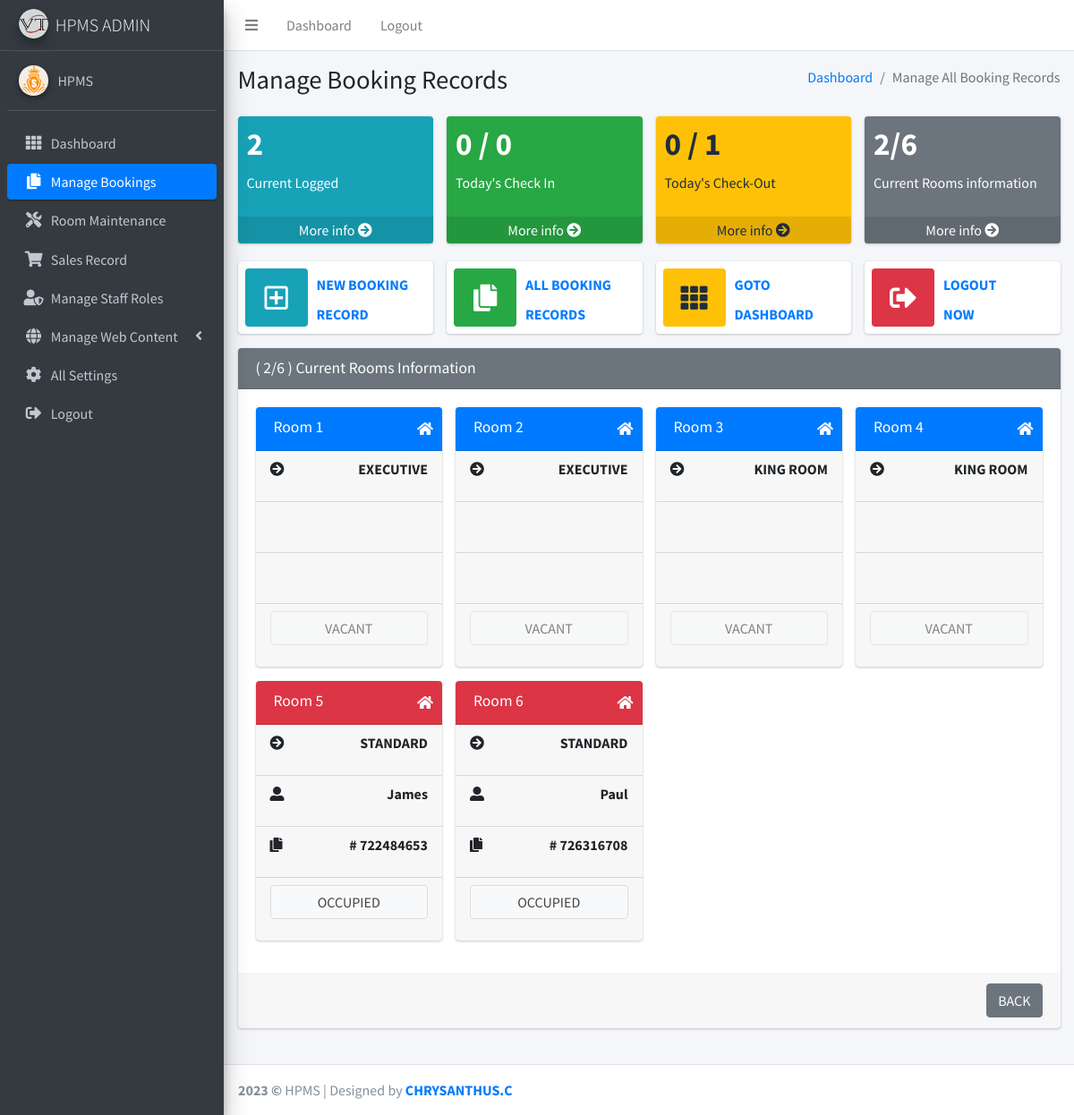
Screenshot of /admin06/manage_bookings_sort_rooms_status.php (signed in) with the database file from the repository.
### tables this page shows
CREATE TABLE `hotel_rooms` (
  `id` bigint(50) NOT NULL,
  `room_number` text NOT NULL,
  `room_class_id` int(11) NOT NULL,
  `current_state` text NOT NULL
);

CREATE TABLE `room_class` (
  `id` bigint(50) NOT NULL,
  `class_name` text NOT NULL,
  `class_description` text NOT NULL,
  `room_features_1` text NOT NULL,
  `room_features_2` text NOT NULL,
  `room_features_3` text NOT NULL,
  `weekday_price` text NOT NULL,
  `weekend_price` text NOT NULL
);

CREATE TABLE `bookings` (
  `id` bigint(50) NOT NULL,
  `guest_full_name` text NOT NULL,
  `guest_email_address` text NOT NULL,
  `guest_phone_number` text NOT NULL,
  `residential_address` text NOT NULL,
  `checking_in_date` text NOT NULL,
  `checking_out_date` text NOT NULL,
  `class_id` bigint(20) NOT NULL,
  `hotel_room_id` bigint(20) NOT NULL,
  `room_number` bigint(20) NOT NULL,
  `reference_no` bigint(20) NOT NULL,
  `date_of_booking` text NOT NULL,
  `booking_method` text NOT NULL,
  `payment_method` text NOT NULL,
  `sub_total_amount` text NOT NULL,
  `discount_amount` text NOT NULL,
  `grand_total_amount` text NOT NULL,
  `discount_info` text NOT NULL,
  `booking_billing` text NOT NULL,
  `booking_duration` int(11) NOT NULL,
  `booking_staff` text NOT NULL,
  `checkin_staff` text DEFAULT NULL,
  `checkout_staff` text DEFAULT NULL,
  `cancel_staff` text DEFAULT NULL,
  `cancel_date` text NOT NULL,
  `activity_logs_staff` text NOT NULL
);

### functions.php (called while the page is built, shortened)
<?php
	function clean_output($string)
	{
	$string=stripslashes($string);
	return htmlentities($string);
 	}
?>

### set.php (called while the page is built, shortened)
<?php
	$site_title 					= "HPMS";
?>

### admin06/manage_bookings_sort_rooms_status.php (the view, shortened to what this page needs)
<?php
include("../set.php");
include("../functions.php");
?>
<!DOCTYPE html>
<html>
<head>
  <link rel="stylesheet" href="../_source/plugins/fontawesome-free/css/all.min.css">
  <link rel="stylesheet" href="https://code.ionicframework.com/ionicons/2.0.1/css/ionicons.min.css">
  <link rel="stylesheet" href="../_source/plugins/datatables-bs4/css/dataTables.bootstrap4.css">
  <link rel="stylesheet" href="../_source/dist/css/adminlte.min.css">
	 <link rel="stylesheet" href="css-loader-master/dist/css-loader.css">
</head>
<body onload="update_online_presence();  update_active_link();" class="hold-transition sidebar-mini layout-fixed layout-navbar-fixed " id="html_body">
<div class="wrapper">
  <nav class="main-header navbar navbar-expand navbar-white navbar-light">
    <ul class="navbar-nav">
      <li class="nav-item">
        <a class="nav-link" data-widget="pushmenu" href="#"><i class="fas fa-bars"></i></a>
      </li>
      <li class="nav-item d-none d-sm-inline-block">
        <a href="index.php" class="nav-link">Dashboard</a>
      </li>
      <li class="nav-item d-none d-sm-inline-block">
        <a href="logout.php" onclick="if (confirm('Are you Sure you want to Log out Now?')){return true;}else{event.stopPropagation(); event.preventDefault();};"   class="nav-link">Logout</a>
      </li>
    </ul>
  </nav>
 <?php include("side_bar.php"); ?>
  <div class="content-wrapper">
    <section class="content-header">
      <div class="container-fluid">
        <div class="row mb-2">
          <div class="col-sm-6">
            <h1>Manage Booking Records</h1>
          </div>
          <div class="col-sm-6">
            <ol class="breadcrumb float-sm-right">
              <li class="breadcrumb-item"><a href="index.php">Dashboard</a></li>
              <li class="breadcrumb-item active">Manage All Booking Records</li>
            </ol>
          </div>
        </div>
      </div>
    </section>
       <section class="content">
      <div class="container-fluid">
<div id="included_divs">
		<?php include("manage_bookings_small_boxes.php"); ?>
		<?php include('manage_bookings_top_buttons.php'); ?>
	</div>
	<div class="row">
	<div class="col-12">
		<?php
		$query_hotel_rooms=mysqli_query($con,"SELECT * FROM hotel_rooms ORDER BY room_number ASC") or die(mysqli_error($con));
		?>
	<div class="card card-secondary">
              <div class="card-header">
                <h3 class="card-title">( <?php echo $no_occupied_rooms; ?>/<?php echo $no_total_room; ?> ) Current Rooms Information</h3>
              </div>
              <div class="card-body">
		<div class="row">
<?php
while($query_hotel_rooms_x=mysqli_fetch_array($query_hotel_rooms))
{
  $room_number				=			 clean_output($query_hotel_rooms_x['room_number']);
  $current_state			=			 clean_output($query_hotel_rooms_x['current_state']);
  $room_class_id			=			 clean_output($query_hotel_rooms_x['room_class_id']);
 $query_row_room_class=mysqli_fetch_assoc(mysqli_query($con,"SELECT * FROM room_class WHERE id='$room_class_id'")) or die(mysqli_error($con));
  $class_name				=			 clean_output($query_row_room_class['class_name']);
	$current_time_xxx = time();
		$d_query	=	mysqli_query($con,"SELECT * FROM bookings WHERE checking_in_date < '$current_time_xxx' AND checking_out_date > '$current_time_xxx' AND room_number = '$room_number' AND cancel_staff = 'NULL' AND checkout_staff = 'NULL'");
		if(mysqli_num_rows($d_query) > 0){
		$query_room_book = mysqli_fetch_assoc($d_query);
		$guest_full_name					=			clean_output($query_room_book["guest_full_name"]);
 		$reference_no						=			clean_output($query_room_book['reference_no']);
 			$guest_full_name				=			"<i class='fas fa-user-alt'></i>  <b class='float-right'>$guest_full_name</b>";
			$reference_no					=			"<i class='fas fa-copy'></i>  <b class='float-right'># $reference_no</b>";
			$booking_btn					=			"show_booking.php?booking_id=$query_room_book[id]";
	    	$button_disabled				=			"";
			$button_value					=			"OCCUPIED";
			$card_color						=			"card-danger";
		}
		else
		{
			if($current_state	==	"out_of_service")
			{
 			$guest_full_name				=			"&nbsp;";
			$reference_no					=			"&nbsp;";
			$booking_btn					=			"";
	    	$button_disabled				=			"disabled";
			$button_value					=			"OUT OF SERVICE";
			$card_color						=			"card-danger";
			}
			else
			{
 			$guest_full_name				=			"&nbsp;";
			$reference_no					=			"&nbsp;";
			$booking_btn					=			"";
	    	$button_disabled				=			"disabled";
			$button_value					=			"VACANT";
			$card_color						=			"card-primary";
			}
		}
?>
          <div class="col-md-3">
            <div class="card <?php echo $card_color; ?>">
              <div class="card-header">
                <h3 class="card-title">Room <?php echo $room_number; ?></h3>
                <div class="card-tools">
                  <i class="fas fa-home"></i>
                </div>
              </div>
			                <div class="card-footer p-0">
                <ul class="nav flex-column">
                  <li class="nav-item">
                    <p class="nav-link">
                       <i class="fas fa-arrow-circle-right"></i>  <b class="float-right"><?php echo $class_name; ?></b>
                    </p>
                  </li>
                  <li class="nav-item">
                    <p class="nav-link">
                        <?php echo $guest_full_name; ?>
                    </p>
                  </li>
                  <li class="nav-item">
                    <p class="nav-link">
                       <?php echo $reference_no; ?>
                    </p>
                  </li>
                  <li class="nav-item">
                    <p class="nav-link">
                      <button type="button" <?php echo $button_disabled; ?> onclick="window.location='<?php echo $booking_btn; ?>'" class="btn btn-block btn-default"><?php echo $button_value; ?></button>
                    </p>
                  </li>
                </ul>
              </div>
            </div>
          </div>
	<?php } 	?>
        </div>
			 </div>
				<div class="card-footer " id="functional_buttons_div">
                   <button type="button" onclick="javascript:history.go(-1);"  class="btn btn-secondary float-right">BACK</button>
                 </div>
            </div>
	</div>
	</div>
<br/>
      </div>
    </section>
  </div>
  <footer class="main-footer">
    <strong><script>document.write(new Date().getFullYear());</script> &copy;  </strong>
    <?php echo $site_title; ?>  | Designed by <a href="https://www.linkedin.com/in/chrysanthus-obinna/" target="_blank"><b>CHRYSANTHUS.C</b></a>
  </footer>
</div>
</body>
</html>

### rows the page displays
hotel_rooms: room_number "1", room_class.class_name "EXECUTIVE", current_state "VACANT"
hotel_rooms: room_number "2", room_class.class_name "EXECUTIVE", current_state "VACANT"
hotel_rooms: room_number "3", room_class.class_name "KING ROOM", current_state "VACANT"
hotel_rooms: room_number "4", room_class.class_name "KING ROOM", current_state "VACANT"
hotel_rooms: room_number "5", room_class.class_name "STANDARD", bookings.guest_full_name "James", bookings.reference_no "722484653", button_value "OCCUPIED"
hotel_rooms: room_number "6", room_class.class_name "STANDARD", bookings.guest_full_name "Paul", bookings.reference_no "726316708", button_value "OCCUPIED"

### other values shown
$velitech_software_name "HPMS ADMIN"
$site_title "HPMS"
$no_current_logged "2"
$no_today_check_in "0"
$total_today_check_in "0"
$no_today_check_out "0"
$total_today_check_out "1"
$no_occupied_rooms "2"
$no_total_room "6"
